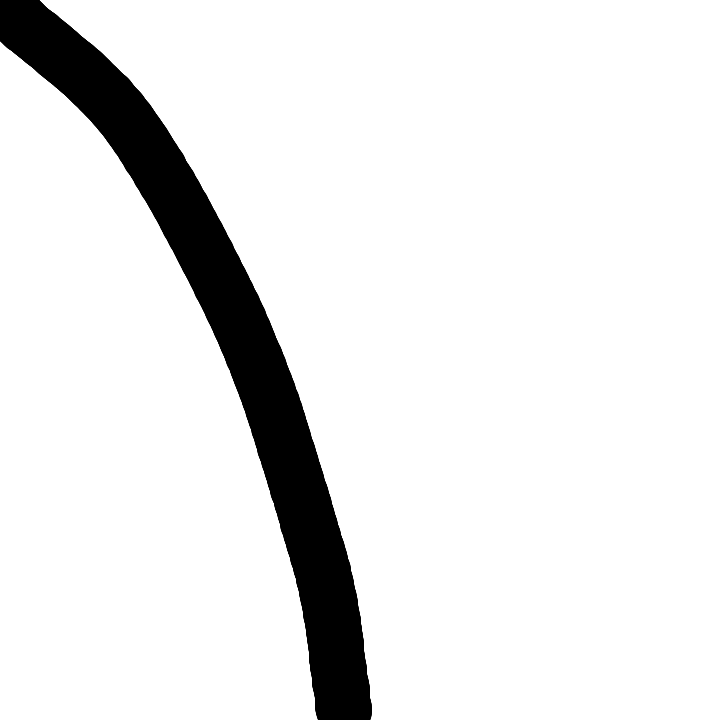
#> input picture visual_data/01.png, 720 x 720 px, given in place of the camera
$ python 05.py
#> lines starting #> are read from the running program, lines starting #| are printed output that depends on the picture; after the words box and inside, x2 and y2 are one past the last pixel; in counts of white or black regions, pixels touching at a corner belong together
#> further down, frame is the input picture: shape (720, 720, 3); min 0, max 255, mean 232.7
import cv2 as cv
import numpy as np

def getAvg(lis):
    x = 0
    y = 0
    length = len(lis)
    if length <= 0:
        return None
    for n in lis :
        x += n[0]
        y += n[1]
    x = int(x/length)
    y = int(y/length)
    return (x, y)

def getCntour (gFrame,ThreshHoldOfContourArea) :
#> called with ThreshHoldOfContourArea = 50
    _, threshFrame = cv.threshold(gFrame, 70, 255, cv.THRESH_BINARY_INV)
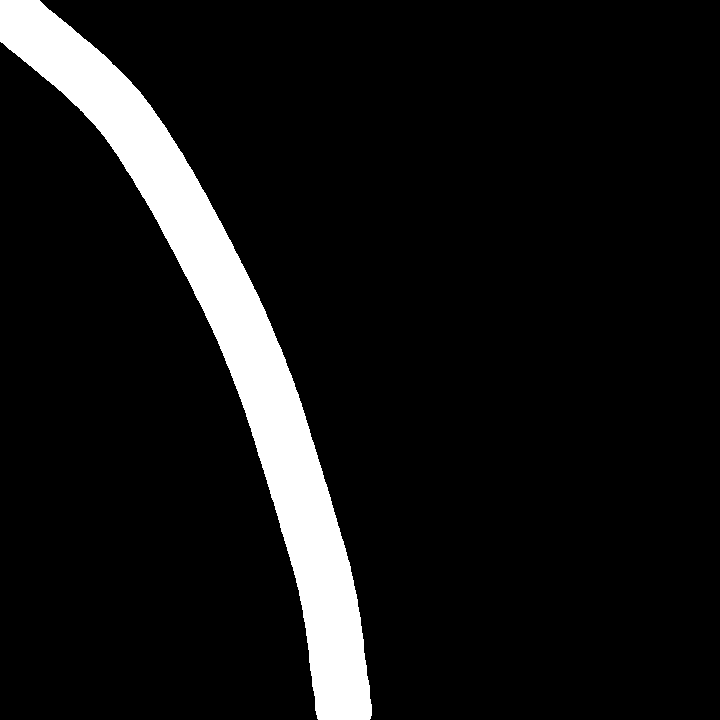
#> threshFrame: shape (720, 720); 8.7% white; 1 white region, box (x1, y1, x2, y2) and area: (0, 0, 372, 720) 45185
    hight = int(frame.shape[0] / 3)
#> hight = 240
    width = int(frame.shape[1] / 3)
#> width = 240
    cntourList = []
    for i in range(3):
        arr = []
        for j in range(3):
            cont, _ = cv.findContours(threshFrame[hight * i:hight * (i + 1), width * j: width * (j + 1)],
                                      mode=cv.RETR_LIST, method=cv.CHAIN_APPROX_SIMPLE)
            arr.append(cont)

        cntourList.append(arr)
#> after the loop, cntourList = 3 items

    contImage = np.zeros(frame.shape, dtype=np.uint8)
    contureCentreList = []
    averageContourCneterList = []
    for i in range(3):
        arr2 = []
        avgArr = []
        for j in range(3):
            cv.drawContours(contImage[hight * i:hight * (i + 1), width * j: width * (j + 1)], cntourList[i][j], -1,
                            (0, 255, 0), thickness=1)
            arr = []
            for c in cntourList[i][j]:
                area = cv.contourArea(c)
                if area < ThreshHoldOfContourArea:
                    continue
                M = cv.moments(c)
                if M['m00'] <= 0:
                    continue
                cx = int(M['m10'] / M['m00']) + (width * i)
                cy = int(M['m01'] / M['m00']) + (hight * j)
                arr.append((cx, cy))
                # cv.circle(contImage, (cx, cy), 7, (0, 0, 255), -1)
            avg = getAvg(arr)
            cv.circle(contImage, avg, 7, (0, 0, 255), -1)
            avgArr.append(avg)
            arr2.append(arr)

        averageContourCneterList.append(avgArr)
        contureCentreList.append(arr2)
#> this loop made 3 passes
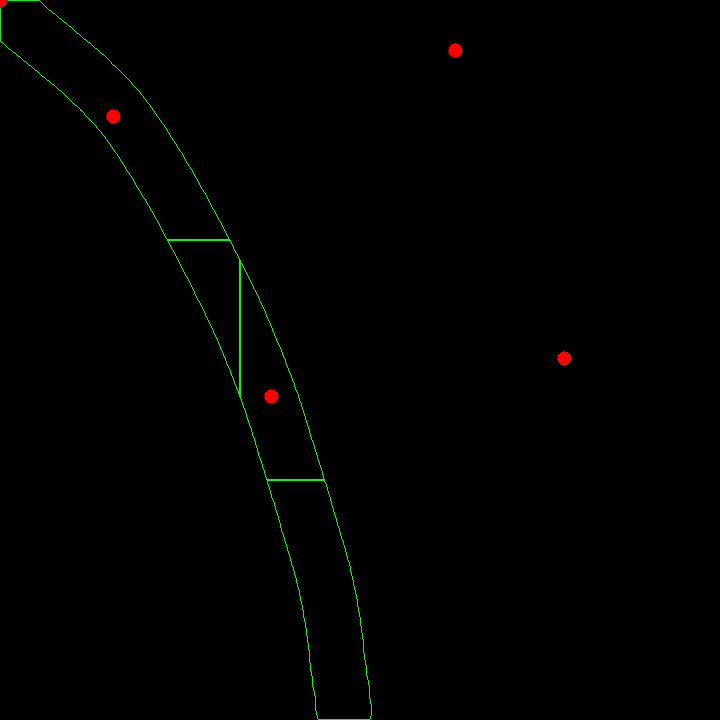
#> contImage: shape (720, 720, 3); mean of channels 0, 1, 2 0, 1, 0.3; drawn as B, G, R
#> after the loop, averageContourCneterList = 3 items; contureCentreList = 3 items

    return contImage, cntourList, contureCentreList, averageContourCneterList


cam = cv.VideoCapture(0)
cam.set(cv.CAP_PROP_FRAME_WIDTH, 300)
cam.set(cv.CAP_PROP_FRAME_HEIGHT, 400)
if not cam.isOpened():
    exit(0)


cam.set(cv.CAP_PROP_BRIGHTNESS, 100)
cv.namedWindow("OriginalImage")
while True:
    succ, frame = cam.read()
    gFrame = cv.cvtColor(frame, cv.COLOR_BGR2GRAY)
    contImage, contList, contCentList, contAvgCentList = getCntour(gFrame, 50)
#> contList = 3 items; contCentList = 3 items; contAvgCentList = 3 items
    cv.imshow("Origial", gFrame)
    cv.imshow('contFrame', contImage)
    x = cv.waitKey(15)
#> (key q is pressed here)
    print(contAvgCentList)
#| [[(113, 116), None, None], [(455, 50), (271, 396), None], [None, (564, 358), None]]
    if x & 0xFF == ord('q'):
            break
    # [7 lines of commented-out code are left out]
cam.release()
cv.destroyAllWindows()

$ run again, on visual_data/02.png
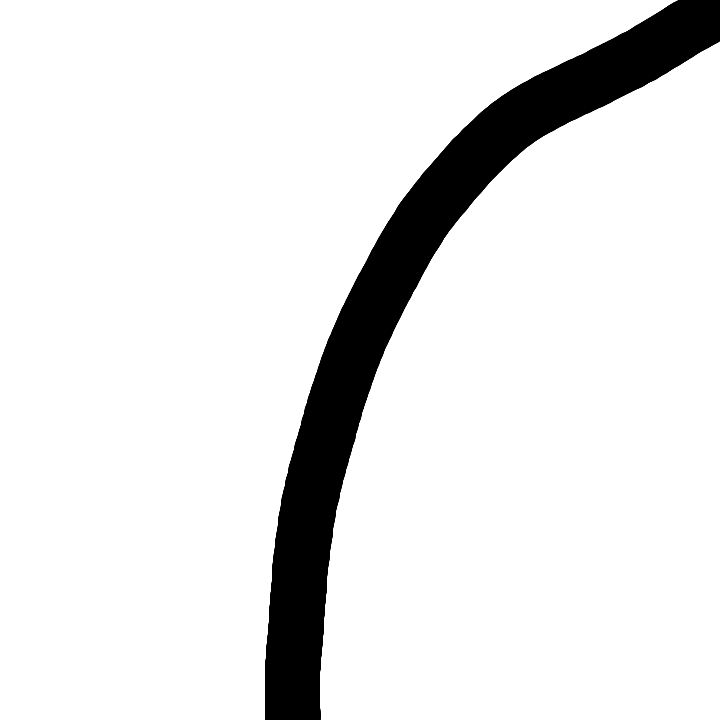
#> input picture visual_data/02.png, 720 x 720 px, given in place of the camera
#> frame is the input picture: shape (720, 720, 3); min 0, max 255, mean 230.5
#> in getCntour, `_, threshFrame = cv.threshold(gFrame, 70, 255, cv.THRESH_BINARY_INV)`:
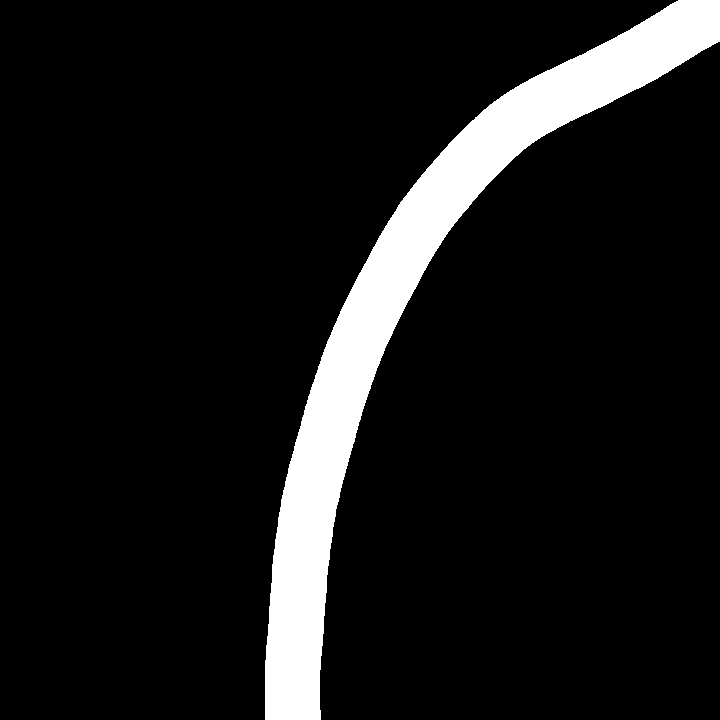
#> threshFrame: shape (720, 720); 9.6% white; 1 white region, box (x1, y1, x2, y2) and area: (265, 0, 720, 720) 49687
#> after the loop in getCntour, `for i in range(3):`: cntourList = 3 items
#> the loop in getCntour, `for i in range(3):` made 3 passes
#> after the loop in getCntour, `for i in range(3):`:
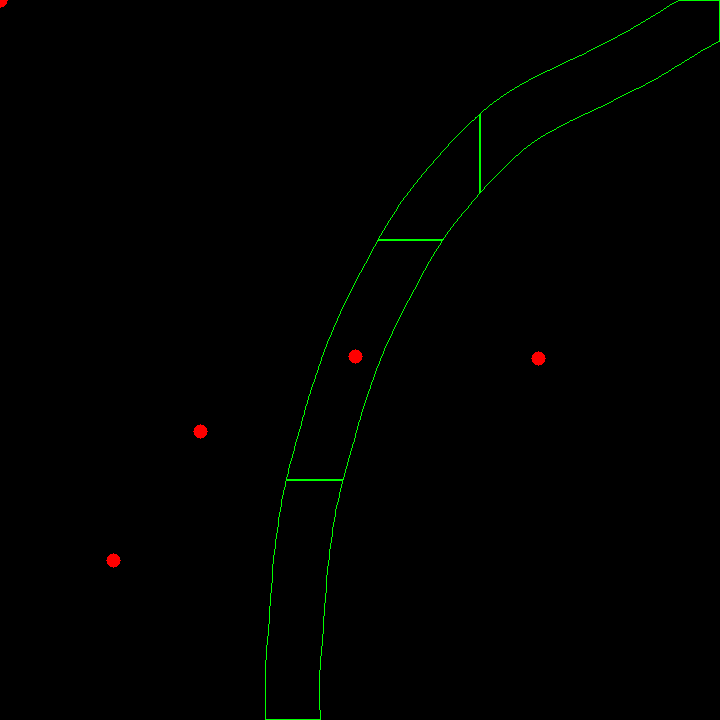
#> contImage: shape (720, 720, 3); mean of channels 0, 1, 2 0, 1, 0.3; drawn as B, G, R
#| [[None, (200, 431), (113, 560)], [None, (355, 356), None], [None, (538, 358), None]]

$ run again, on visual_data/03.png
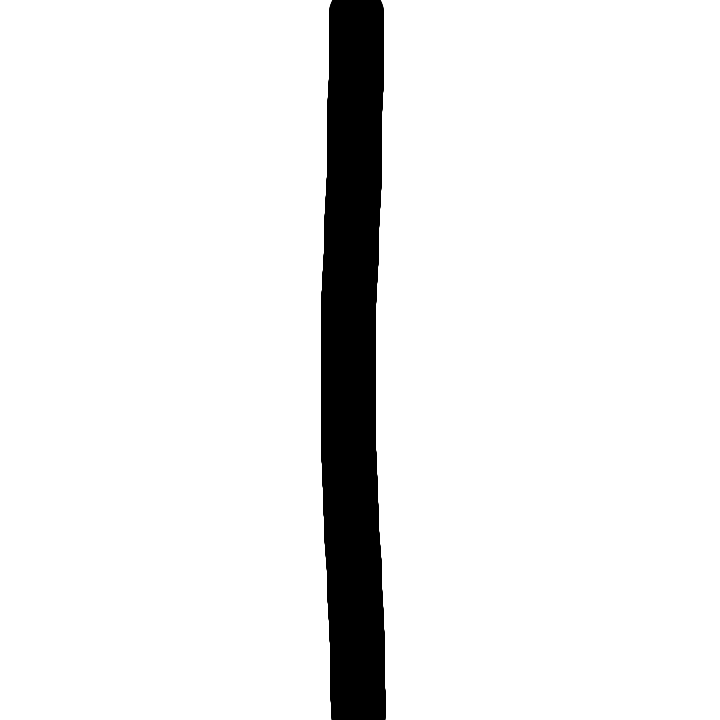
#> input picture visual_data/03.png, 720 x 720 px, given in place of the camera
#> frame is the input picture: shape (720, 720, 3); min 0, max 255, mean 235.4
#> in getCntour, `_, threshFrame = cv.threshold(gFrame, 70, 255, cv.THRESH_BINARY_INV)`:
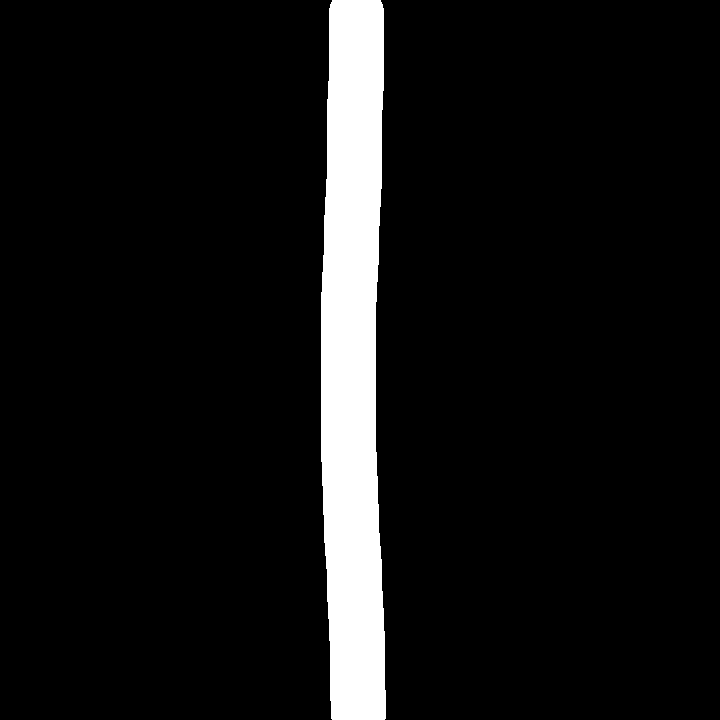
#> threshFrame: shape (720, 720); 7.7% white; 1 white region, box (x1, y1, x2, y2) and area: (321, 0, 386, 720) 39756
#> after the loop in getCntour, `for i in range(3):`: cntourList = 3 items
#> after the loop in getCntour, `for i in range(3):`:
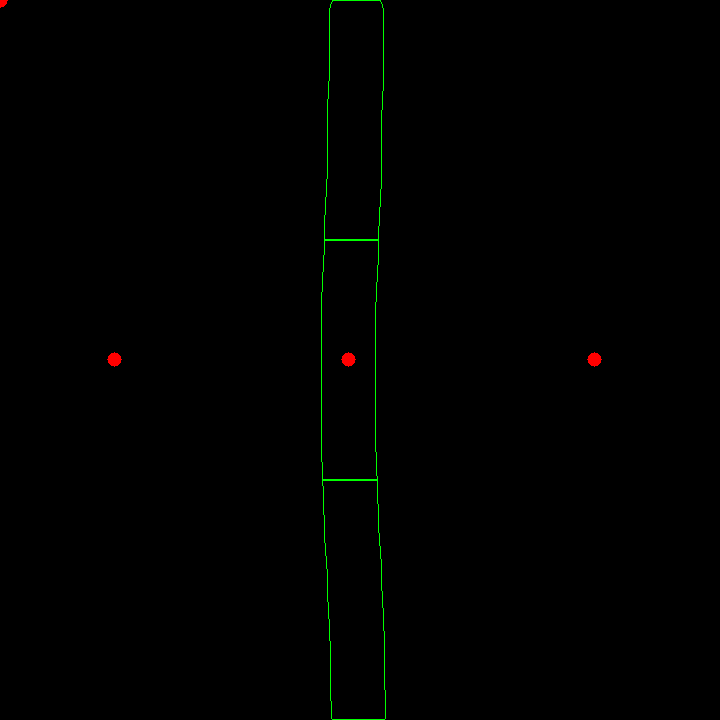
#> contImage: shape (720, 720, 3); mean of channels 0, 1, 2 0, 0.9, 0.2; drawn as B, G, R
#| [[None, (114, 359), None], [None, (348, 359), None], [None, (594, 359), None]]

$ run again, on visual_data/04.png
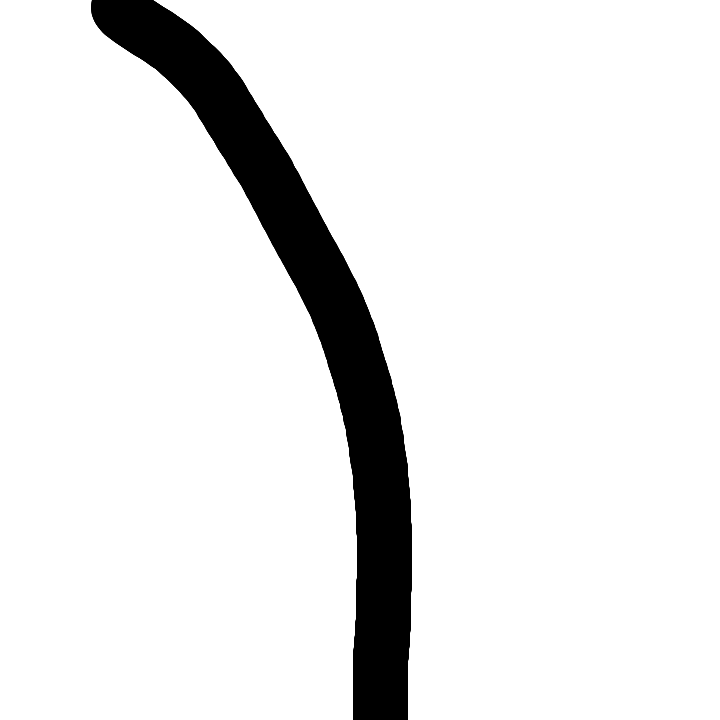
#> input picture visual_data/04.png, 720 x 720 px, given in place of the camera
#> frame is the input picture: shape (720, 720, 3); min 0, max 255, mean 232.8
#> in getCntour, `_, threshFrame = cv.threshold(gFrame, 70, 255, cv.THRESH_BINARY_INV)`:
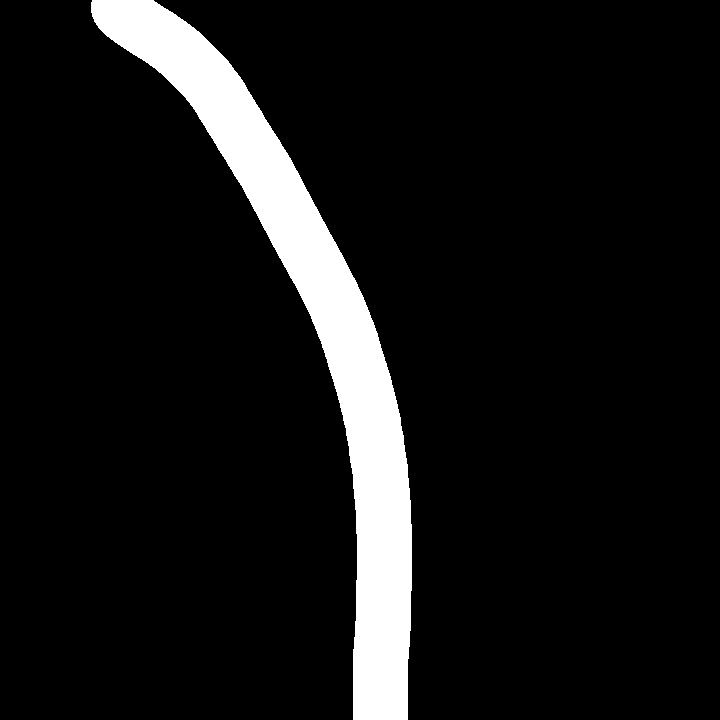
#> threshFrame: shape (720, 720); 8.7% white; 1 white region, box (x1, y1, x2, y2) and area: (91, 0, 412, 720) 44954
#> after the loop in getCntour, `for i in range(3):`: cntourList = 3 items
#> the loop in getCntour, `for i in range(3):` made 3 passes
#> after the loop in getCntour, `for i in range(3):`:
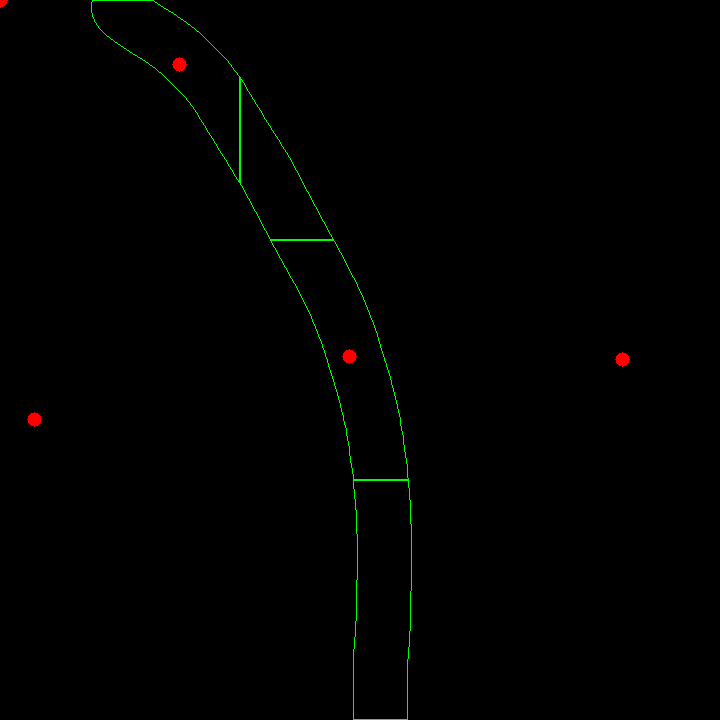
#> contImage: shape (720, 720, 3); mean of channels 0, 1, 2 0, 1, 0.3; drawn as B, G, R
#| [[(179, 64), (34, 419), None], [None, (349, 356), None], [None, (622, 359), None]]
